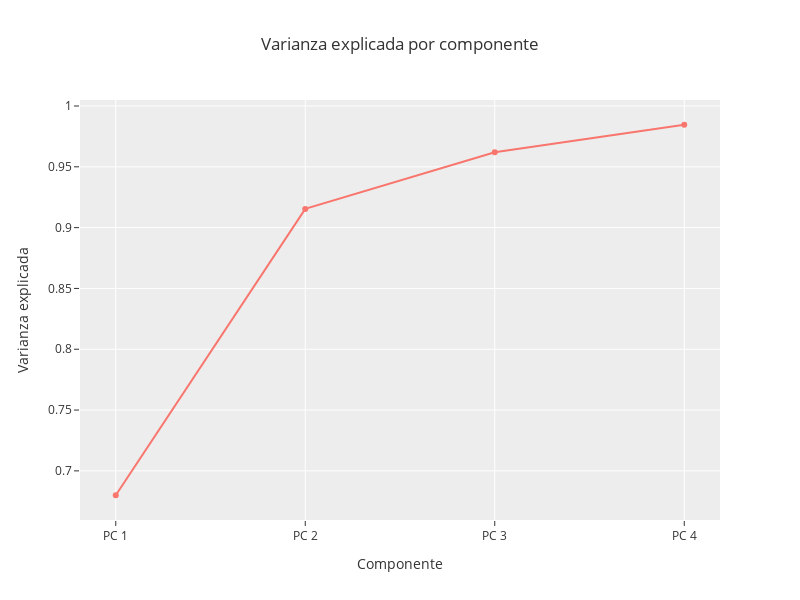

Notebook code for this chart:
### Code cell
print("Varianza por componente: ", pca.explained_variance_)
print("Porcentaje de varianza explicada por componente: ", 
      pca.explained_variance_ratio_)

df_ev = pd.DataFrame({
    "Varianza explicada": np.cumsum(pca.explained_variance_ratio_),
    "Componente": [f'PC {x}' for x in range(1,n_components+1)]
})
fig = px.line(df_ev, x='Componente', y='Varianza explicada', markers=True,
              title="Varianza explicada por componente")

fig.update_layout(autosize=False, width=800, height=600)

fig.show()

### Figure 1 — Plotly figure (JSON) as saved in the notebook; plotly's stock layout.template omitted (floating-point values rounded to 4 significant figures)
{"data": [{"hovertemplate": "Componente=%{x}<br>Varianza explicada=%{y}<extra></extra>", "legendgroup": "", "line": {"color": "#F8766D", "dash": "solid"}, "marker": {"symbol": "circle"}, "mode": "markers+lines", "name": "", "orientation": "v", "showlegend": false, "type": "scatter", "x": ["PC 1", "PC 2", "PC 3", "PC 4"], "xaxis": "x", "y": [0.68, 0.9154, 0.962, 0.9846], "yaxis": "y"}], "layout": {"autosize": false, "height": 600, "legend": {"tracegroupgap": 0}, "title": {"text": "Varianza explicada por componente"}, "width": 800, "xaxis": {"anchor": "y", "domain": [0, 1], "title": {"text": "Componente"}}, "yaxis": {"anchor": "x", "domain": [0, 1], "title": {"text": "Varianza explicada"}}}}
